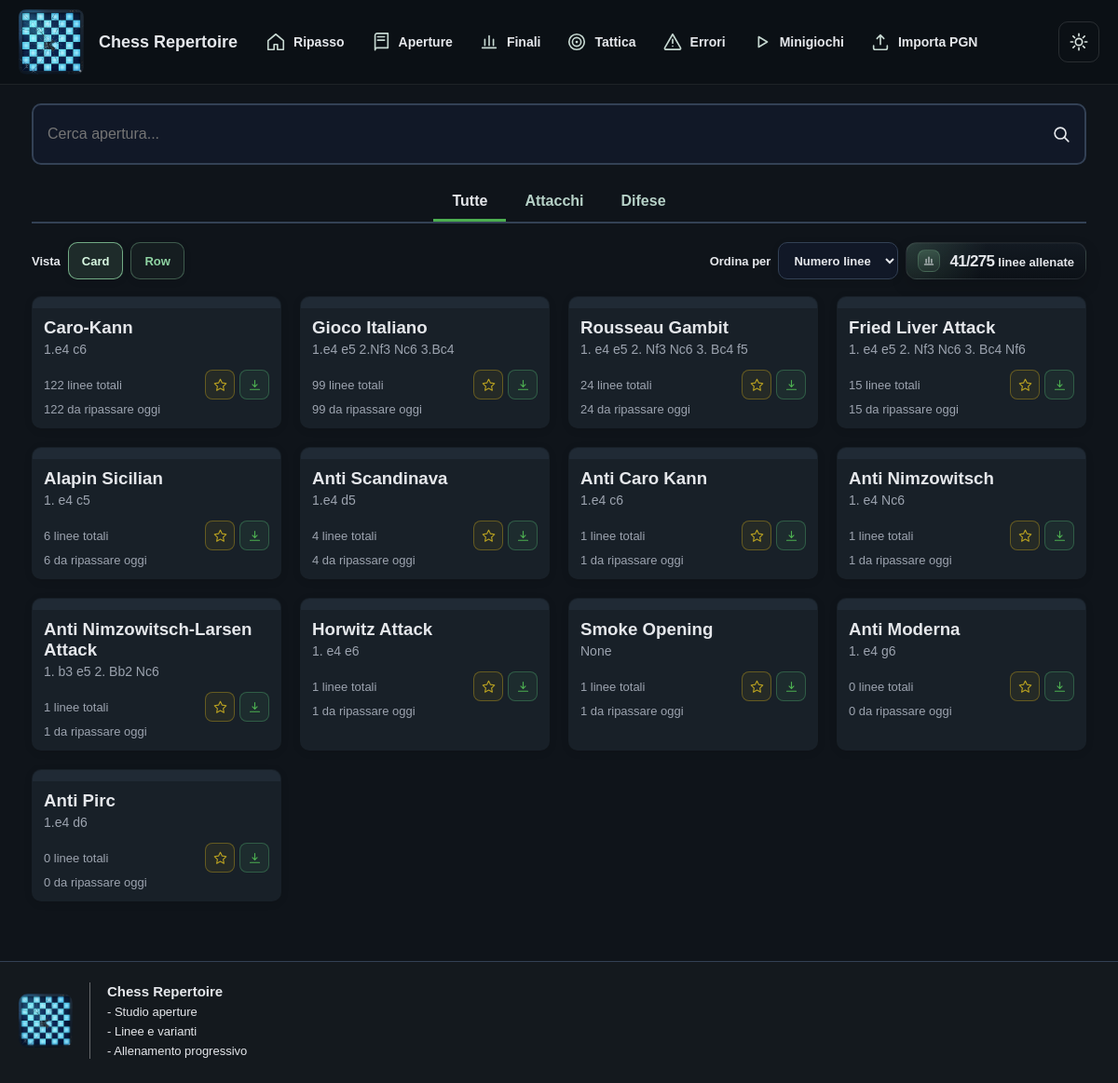
The page / on the database its author committed.
### repertoire/models.py (models this page shows, shortened)
class OpeningRoot(models.Model):
    nome = models.CharField(max_length=100, unique=True)
    moves = models.CharField(max_length=50, blank=True, null=True)
    descrizione = models.TextField(blank=True, null=True)
    difesa = models.BooleanField(default=False)
    preferito = models.BooleanField(default=False)
    class Meta:
        ordering = ["nome"]

### repertoire/views.py (the view)
# urls.py: path('', views.opening_list, name='home'),
def opening_list(request):
    query = request.GET.get("q", "")
    filtro = request.GET.get("filtro", "tutti")
    view_mode = request.GET.get("view", "card")
    sort_mode = request.GET.get("sort", "lines")
    now = timezone.now()
    numbered_opening_lines = OpeningLine.objects.filter(_numbered_line_filter())
    numbered_related_lines = _numbered_related_line_filter("linee__")
    openings = OpeningRoot.objects.annotate(
        num_linee=Count("linee", filter=numbered_related_lines, distinct=True),
        studied_linee=Count(
            "linee",
            filter=numbered_related_lines & Q(linee__completamenti__gt=0),
            distinct=True,
        ),
        due_linee=Count(
            "linee",
            filter=numbered_related_lines & _opening_due_filter(now),
            distinct=True,
        ),
    )
    if filtro == "attacchi":
        openings = openings.filter(difesa=False)
    elif filtro == "difese":
        openings = openings.filter(difesa=True)
    if query:
        openings = openings.filter(nome__icontains=query)
    openings = list(openings)
    if sort_mode == "name":
        openings.sort(key=lambda opening: (not opening.preferito, opening.nome.lower()))
    else:
        sort_mode = "lines"
        openings.sort(key=lambda opening: (not opening.preferito, -opening.num_linee, -opening.due_linee, opening.nome.lower()))
    openings_data = []
    for opening in openings:
        board = chess.Board()
        try:
            if opening.moves:
                clean_moves = re.sub(r"\d+\.", "", opening.moves)
                for move in clean_moves.split():
                    if move not in ["1-0", "0-1", "1/2-1/2", "*"]:
                        board.push_san(move)
        except Exception:
            pass
        openings_data.append(
            {
                "obj": opening,
                "svg": chess.svg.board(
                    board,
                    size=220,
                    flipped=getattr(opening, "difesa", False),
                    colors={"square light": "#eeeed2", "square dark": "#769656"},
                ),
                "num_linee": opening.num_linee,
                "studied_linee": opening.studied_linee,
                "due_linee": opening.due_linee,
            }
        )
    return render(
        request,
        "repertoire/opening_list.html",
        {
            "openings": openings_data,
            "all_openings": list(OpeningRoot.objects.all().order_by("nome").values("nome", "difesa")),
            "query": query,
            "filtro": filtro,
            "view_mode": view_mode if view_mode in {"card", "row"} else "card",
            "sort_mode": sort_mode,
            "total_opening_lines": numbered_opening_lines.count(),
            "trained_opening_lines": numbered_opening_lines.filter(completamenti__gt=0).count(),
        },
    )

### repertoire/views.py (called while the page is built)
def _opening_due_filter(now):
    return Q(linee__review_attempts=0) | Q(linee__due_at__isnull=True) | Q(linee__due_at__lte=now)

def _numbered_related_line_filter(prefix):
    return Q(**{f"{prefix}numero__isnull": False}) & Q(**{f"{prefix}numero__gt": 0})

def _numbered_line_filter():
    return Q(numero__isnull=False) & Q(numero__gt=0)

### repertoire/templates/repertoire/opening_list.html (shortened to what this page needs)
{% extends "repertoire/base.html" %}
{% block content %}
<div class="page">
  <div class="search-bar">
    <form method="get" id="searchForm">
      <input
        type="text"
        name="q"
        id="searchInput"
        class="search-input"
        placeholder="Cerca apertura..."
        value="{{ query }}"
        autocomplete="off"
        aria-autocomplete="list"
        aria-controls="searchSuggestions"
        aria-expanded="false">
      <span class="search-icon" aria-hidden="true">
      </span>
    </form>
  </div>
  <div class="tabs">
    <div class="tab {% if filtro == 'tutti' %}active{% endif %}" data-filter="tutti">Tutte</div>
    <div class="tab {% if filtro == 'attacchi' %}active{% endif %}" data-filter="attacchi">Attacchi</div>
    <div class="tab {% if filtro == 'difese' %}active{% endif %}" data-filter="difese">Difese</div>
  </div>
  <div class="toolbar">
    <div class="toolbar-group">
      <span class="toolbar-label">Vista</span>
      <button type="button" class="toolbar-btn {% if view_mode == 'card' %}active{% endif %}" data-view="card">Card</button>
      <button type="button" class="toolbar-btn {% if view_mode == 'row' %}active{% endif %}" data-view="row">Row</button>
    </div>
    <div class="toolbar-group">
      <label class="toolbar-label" for="sortMode">Ordina per</label>
      <select id="sortMode" name="sort" class="toolbar-select" form="searchForm">
        <option value="lines" {% if sort_mode == 'lines' %}selected{% endif %}>Numero linee</option>
      </select>
      <div class="summary-pill" aria-label="Riepilogo linee allenate">
        <span class="summary-pill-icon" aria-hidden="true">
          <svg class="ui-icon"><use href="#icon-chart"></use></svg>
        </span>
        <div class="summary-pill-text">
          <span class="summary-pill-ratio">{{ trained_opening_lines }}/{{ total_opening_lines }}</span>
          <span class="summary-pill-label">linee allenate</span>
        </div>
      </div>
    </div>
  </div>
  <div class="grid {% if view_mode == 'row' %}rows{% endif %}">
    {% for item in openings %}
      <div class="card" data-href="{% url 'opening_detail' item.obj.id %}" data-id="{{ item.obj.id }}" data-preferito="{{ item.obj.preferito|lower }}" data-nome="{{ item.obj.nome|lower }}" data-num-linee="{{ item.num_linee }}" data-due-linee="{{ item.due_linee }}">
        <div class="board-container">
        </div>
        {% if view_mode == 'row' %}
          <div class="row-content">
            <div class="row-topline">
              <h3 class="row-title">{{ item.obj.nome }}</h3>
              <span class="row-badge">{{ item.num_linee }} linee</span>
              <button type="button" class="row-star-btn{% if item.obj.preferito %} active{% endif %}" title="Preferito">
                <svg class="ui-icon" aria-hidden="true"><use href="#icon-star"></use></svg>
              </button>
              <a href="{% url 'download_opening_lines' item.obj.id %}" class="row-dl-btn" title="Scarica PGN" download>
                <svg class="ui-icon" aria-hidden="true"><use href="#icon-download"></use></svg>
              </a>
            </div>
            <div class="row-meta">
              <span class="meta-pill">{% if item.obj.difesa %}Difesa{% else %}Attacco{% endif %}</span>
              <span class="meta-pill">{{ item.obj.moves|wordcount }} mosse</span>
              <span class="meta-pill">{{ item.due_linee }} da ripassare</span>
            </div>
            <p class="row-moves">{{ item.obj.moves|default:"Nessuna sequenza iniziale disponibile." }}</p>
            <div class="row-progress-meta">
              <span>{{ item.studied_linee }}/{{ item.num_linee }} linee studiate</span>
              <span>{% widthratio item.studied_linee item.num_linee 100 %}%</span>
            </div>
            <div class="row-progress">
              <div class="row-progress-fill" style="width:{% widthratio item.studied_linee item.num_linee 100 %}%;"></div>
            </div>
          </div>
        {% else %}
          <h3>{{ item.obj.nome }}</h3>
          <p>{{ item.obj.moves }}</p>
          <div class="card-bottom">
            <div class="card-bottom-row">
              <span class="line-count">{{ item.num_linee }} linee totali</span>
              <div style="display:flex;gap:5px;align-items:center;">
                <button type="button" class="card-star-btn{% if item.obj.preferito %} active{% endif %}" title="Preferito">
                  <svg class="ui-icon" aria-hidden="true"><use href="#icon-star"></use></svg>
                </button>
                <a href="{% url 'download_opening_lines' item.obj.id %}" class="card-dl-btn" title="Scarica PGN" download>
                  <svg class="ui-icon" aria-hidden="true"><use href="#icon-download"></use></svg>
                </a>
              </div>
            </div>
            <span class="line-count">{{ item.due_linee }} da ripassare oggi</span>
          </div>
        {% endif %}
      </div>
    {% empty %}
      <p>Nessuna apertura trovata.</p>
    {% endfor %}
  </div>
</div>
{% endblock %}

### repertoire/templates/repertoire/base.html (style rules this page uses)
*, *::before, *::after { box-sizing: border-box; }
:root { --bg: #f3f4f6; --bg-card: #ffffff; --bg-header: #18212b; --text: #1f2937; --text-muted: #6b7280; --border: #d1d5db; --input-bg: #fff; --surface-alt: #eef2f7; --accent: #2f6f5e; --accent-strong: #245748; }
html.dark { --bg: #0f141a; --bg-card: #182028; --bg-header: #0b1015; --text: #e5e7eb; --text-muted: #9ca3af; --border: #334155; --input-bg: #111827; --surface-alt: #1f2937; --accent: #8cb6a7; --accent-strong: #b7d4c9; }
body { margin: 0; font-family: Arial, sans-serif; background: var(--bg); color: var(--text); min-height: 100vh; display: flex; flex-direction: column; transition: background .25s, color .25s; }
a { color: var(--text); text-decoration: none; }
.ui-icon { width: 22px; height: 22px; display: inline-block; vertical-align: middle; flex: 0 0 auto; }
html.dark h1, html.dark h2, html.dark h3, html.dark h4, html.dark p, html.dark span, html.dark label { color: var(--text); }
html.dark .card, html.dark .stat-card, html.dark .due-item, html.dark .progress-item, html.dark .empty-state, html.dark .srs-panel, html.dark .help { background: var(--bg-card) !important; color: var(--text) !important; }
html.dark .search-bar input, html.dark select, html.dark input[type="text"], html.dark textarea { background: var(--input-bg) !important; color: var(--text) !important; border-color: var(--border) !important; }
html.dark .tabs { border-bottom-color: var(--border) !important; }
html.dark .tab { color: #b6d1c7 !important; }
html.dark .tab.active { color: var(--text) !important; }
html.dark .card h3 { color: var(--text) !important; }
html.dark .card p { color: var(--text-muted) !important; }
html.dark .board-container { background: #202a35 !important; }
html.dark .line-count { color: var(--text-muted) !important; }

### rows shown on the page
OpeningRoot: obj.nome "Caro-Kann", obj.moves "1.e4 c6", num_linee "122", due_linee "122"
OpeningRoot: obj.nome "Gioco Italiano", obj.moves "1.e4 e5 2.Nf3 Nc6 3.Bc4", num_linee "99", due_linee "99"
OpeningRoot: obj.nome "Rousseau Gambit", obj.moves "1. e4 e5 2. Nf3 Nc6 3. Bc4 f5", num_linee "24", due_linee "24"
OpeningRoot: obj.nome "Fried Liver Attack", obj.moves "1. e4 e5 2. Nf3 Nc6 3. Bc4 Nf6", num_linee "15", due_linee "15"
OpeningRoot: obj.nome "Alapin Sicilian", obj.moves "1. e4 c5", num_linee "6", due_linee "6"
OpeningRoot: obj.nome "Anti Scandinava", obj.moves "1.e4 d5", num_linee "4", due_linee "4"
OpeningRoot: obj.nome "Anti Caro Kann", obj.moves "1.e4 c6", num_linee "1", due_linee "1"
OpeningRoot: obj.nome "Anti Nimzowitsch", obj.moves "1. e4 Nc6", num_linee "1", due_linee "1"
OpeningRoot: obj.nome "Anti Nimzowitsch-Larsen Attack", obj.moves "1. b3 e5 2. Bb2 Nc6", num_linee "1", due_linee "1"
OpeningRoot: obj.nome "Horwitz Attack", obj.moves "1. e4 e6", num_linee "1", due_linee "1"
OpeningRoot: obj.nome "Smoke Opening", obj.moves "None", num_linee "1", due_linee "1"
OpeningRoot: obj.nome "Anti Moderna", obj.moves "1. e4 g6", num_linee "0", due_linee "0"
OpeningRoot: obj.nome "Anti Pirc", obj.moves "1.e4 d6", num_linee "0", due_linee "0"

### other values the page prints
{{ trained_opening_lines }} "41"
{{ total_opening_lines }} "275"
